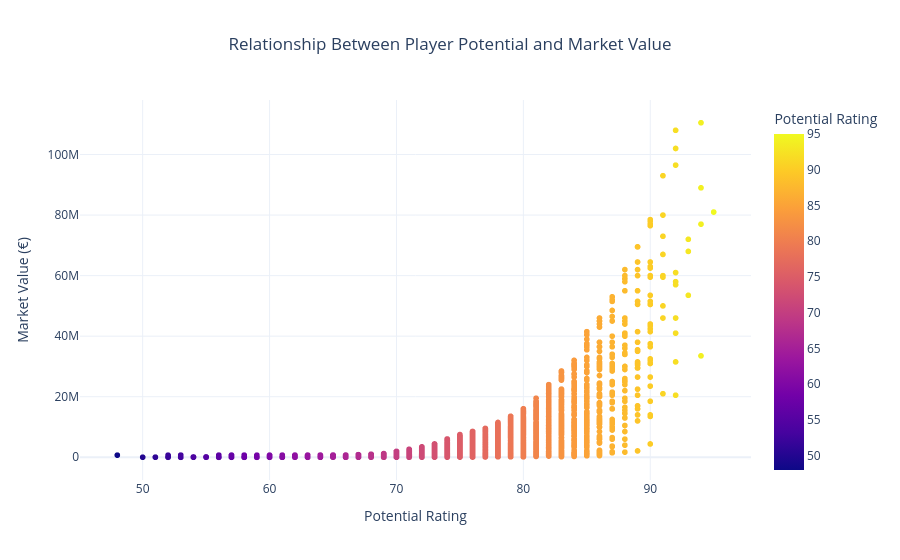

Here is the notebook cell this chart was saved with:
### Markdown cell above
## Question 5

Does player potential influence market value?

### Code cell
fig = px.scatter(
    df,
    x="potential",
    y="value_euro",
    color="potential",
    hover_name="full_name",
    title="Relationship Between Player Potential and Market Value",
    labels={
        "potential": "Potential Rating",
        "value_euro": "Market Value (€)"
    }
)

fig.update_layout(
    template="plotly_white",
    title_x=0.5
)

fig.show()

### Figure 1 — Plotly figure (JSON) as saved in the notebook; plotly's stock layout.template omitted (floating-point values rounded to 4 significant figures; data arrays with more than 128 entries replaced by an {"elided": "..."} marker saying what was removed)
{"data": [{"hovertemplate": "<b>%{hovertext}</b><br><br>Potential Rating=%{marker.color}<br>Market Value (€)=%{y}<extra></extra>", "hovertext": {"elided": "17954 str values"}, "legendgroup": "", "marker": {"color": {"elided": "17954 int values"}, "coloraxis": "coloraxis", "symbol": "circle"}, "mode": "markers", "name": "", "showlegend": false, "type": "scattergl", "x": {"elided": "17954 int values"}, "xaxis": "x", "y": {"elided": "17954 float values"}, "yaxis": "y"}], "layout": {"coloraxis": {"colorbar": {"title": {"text": "Potential Rating"}}, "colorscale": [[0, "#0d0887"], [0.1111, "#46039f"], [0.2222, "#7201a8"], [0.3333, "#9c179e"], [0.4444, "#bd3786"], [0.5556, "#d8576b"], [0.6667, "#ed7953"], [0.7778, "#fb9f3a"], [0.8889, "#fdca26"], [1, "#f0f921"]]}, "legend": {"tracegroupgap": 0}, "title": {"text": "Relationship Between Player Potential and Market Value", "x": 0.5}, "xaxis": {"anchor": "y", "domain": [0, 1], "title": {"text": "Potential Rating"}}, "yaxis": {"anchor": "x", "domain": [0, 1], "title": {"text": "Market Value (€)"}}}}
